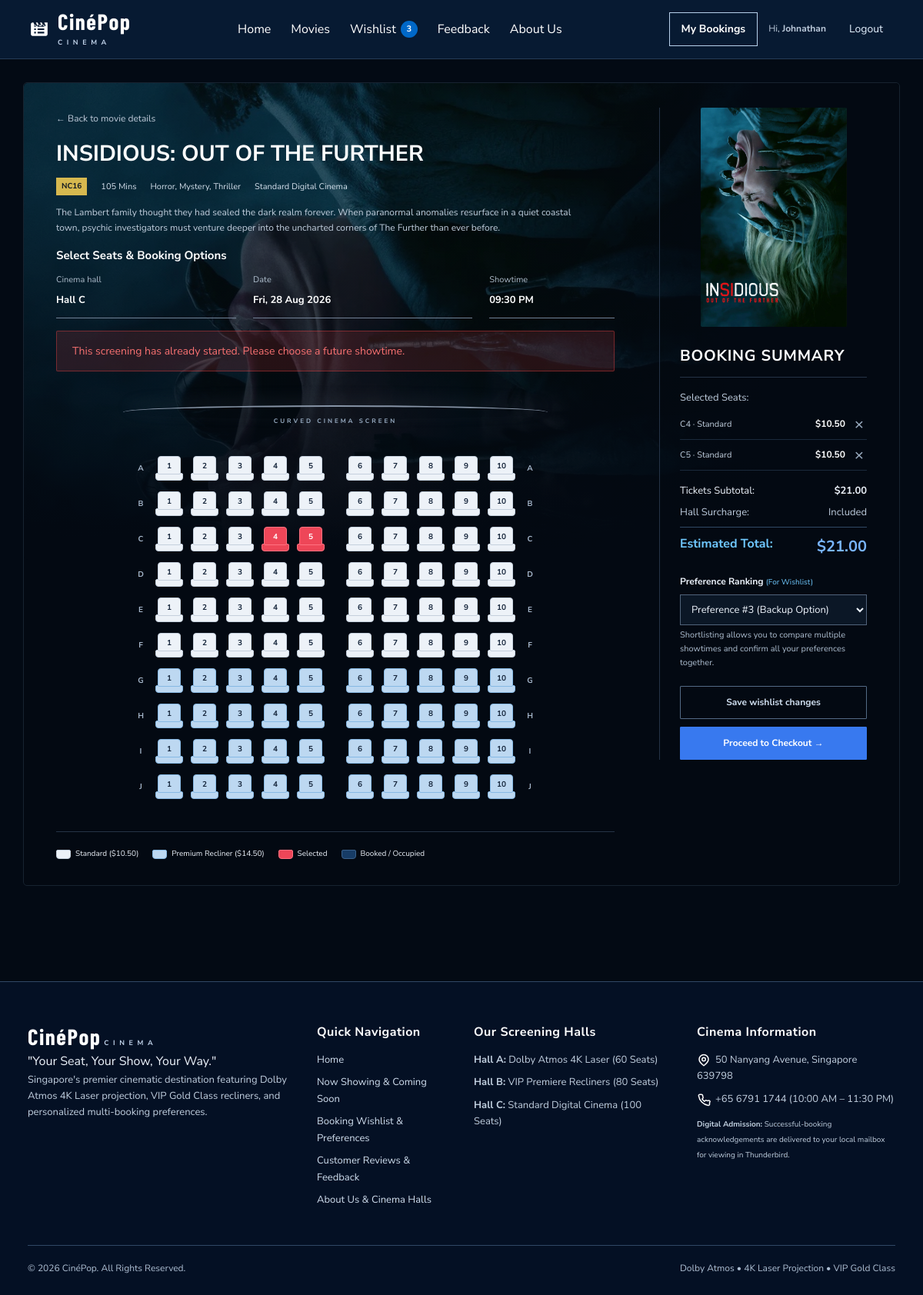
Before: /booking.php?screening_id=23&wishlist_id=3 (signed in) with the older database file.
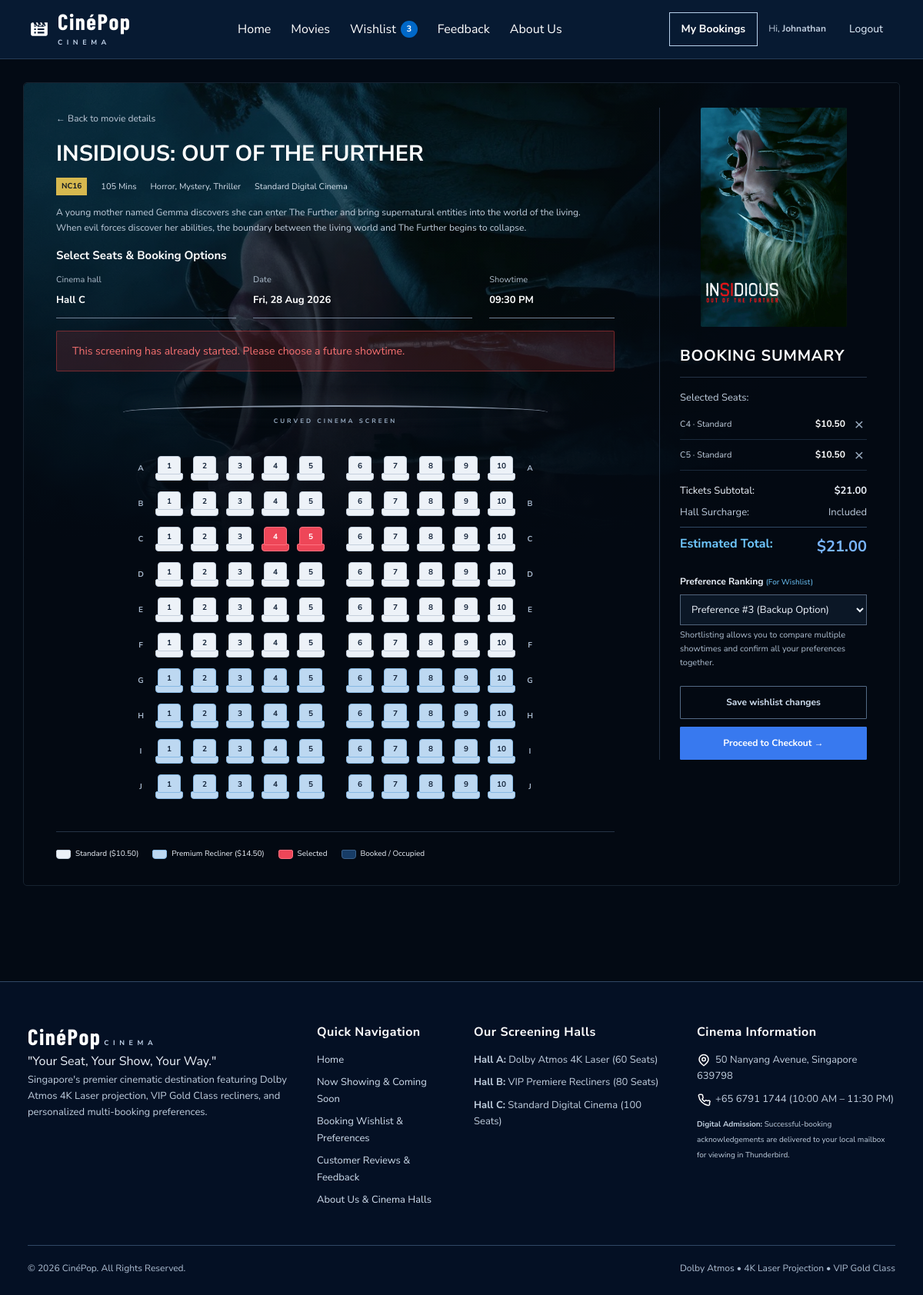
After: the same page with the newer database file.
### tables this page shows
CREATE TABLE `screenings` (
  `screening_id` INT AUTO_INCREMENT PRIMARY KEY,
  `movie_id` INT NOT NULL,
  `hall_id` INT NOT NULL,
  `screening_date` DATE NOT NULL,
  `screening_time` TIME NOT NULL,
  CONSTRAINT `fk_screenings_movie` FOREIGN KEY (`movie_id`) REFERENCES `movies` (`movie_id`) ON DELETE CASCADE,
  CONSTRAINT `fk_screenings_hall` FOREIGN KEY (`hall_id`) REFERENCES `halls` (`hall_id`) ON DELETE CASCADE
);

CREATE TABLE `movies` (
  `movie_id` INT AUTO_INCREMENT PRIMARY KEY,
  `title` VARCHAR(150) NOT NULL,
  `synopsis` TEXT NOT NULL,
  `genre` VARCHAR(100) NOT NULL,
  `duration_minutes` INT NOT NULL,
  `rating` VARCHAR(10) NOT NULL,  
  `director` VARCHAR(100) NOT NULL,
  `cast` VARCHAR(255) NOT NULL,
  `poster_image` VARCHAR(255) NOT NULL,
  `backdrop_image` VARCHAR(255) DEFAULT '',
  `trailer_url` VARCHAR(255) DEFAULT '',
  `status` ENUM('now_showing', 'coming_soon') DEFAULT 'now_showing',
  `release_date` DATE NOT NULL,
  `created_at` DATETIME DEFAULT CURRENT_TIMESTAMP
);

CREATE TABLE `halls` (
  `hall_id` INT AUTO_INCREMENT PRIMARY KEY,
  `hall_name` VARCHAR(50) NOT NULL,
  `experience_type` VARCHAR(50) NOT NULL DEFAULT 'Dolby Atmos',
  `total_rows` INT NOT NULL,
  `seats_per_row` INT NOT NULL,
  `premium_row_start` INT NOT NULL,  
  `standard_price` DECIMAL(6,2) NOT NULL DEFAULT 10.50,
  `premium_price` DECIMAL(6,2) NOT NULL DEFAULT 14.50
);

### includes/auth.php (called while the page is built, shortened)
<?php
function cinemaUrl(string $path): string {
    $base=rtrim(str_replace('\\','/',dirname($_SERVER['SCRIPT_NAME']??$_SERVER['PHP_SELF']??'/index.php')),'/');
    return ($base==='.'?'':$base).'/'.$path;
}
?>

### booking.php (the view, shortened to what the changed rows need)
<?php
require_once __DIR__ . '/includes/db_connect.php';
require_once __DIR__ . '/includes/auth.php';
$screeningId = isset($_GET['screening_id']) ? (int)$_GET['screening_id'] : 0;
$sql = "
    SELECT s.screening_id, s.screening_date, s.screening_time,
           m.movie_id, m.title AS movie_title, m.rating, m.duration_minutes, m.genre, m.poster_image, m.synopsis,
           h.hall_id, h.hall_name, h.experience_type, h.total_rows, h.seats_per_row,
           h.premium_row_start, h.standard_price, h.premium_price
    FROM screenings s
    JOIN movies m ON s.movie_id = m.movie_id
    JOIN halls h ON s.hall_id = h.hall_id
    WHERE s.screening_id = ?
";
$stmt = $conn->prepare($sql);
$stmt->bind_param("i", $screeningId);
$stmt->execute();
$screening = $stmt->get_result()->fetch_assoc();
require_once __DIR__ . '/includes/header.php';
?>
<?php
$bookingPoster='images/posters/'.$screening['poster_image'];
$bookingBackdrop=((int)$screening['movie_id']===1 && is_file(__DIR__.'/images/hero_spiderman.jpg'))?'images/hero_spiderman.jpg':$bookingPoster;
?>
<section class="seat-booking-scene" style="--booking-backdrop:url('<?= htmlspecialchars(cinemaUrl($bookingBackdrop),ENT_QUOTES,'UTF-8') ?>')">
    <div class="booking-layout cinema-seat-layout">
        <div class="seat-booking-main">
            <header class="seat-film-header">
                <h1><?= htmlspecialchars($screening['movie_title']) ?></h1>
                <div class="seat-film-meta"><span class="pill-rating"><?= htmlspecialchars($screening['rating']) ?></span><span><?= (int)$screening['duration_minutes'] ?> Mins</span><span><?= htmlspecialchars($screening['genre']) ?></span><span><?= htmlspecialchars($screening['experience_type']) ?></span></div>
                <p class="seat-film-synopsis"><?= htmlspecialchars($screening['synopsis']) ?></p>
                <h2 class="seat-step-title">Select Seats & Booking Options</h2>
            </header>
            <dl class="seat-screening-details">
                <div><dt>Cinema hall</dt><dd><?= htmlspecialchars($screening['hall_name']) ?></dd></div>
                <div><dt>Date</dt><dd><?= date('D, d M Y',strtotime($screening['screening_date'])) ?></dd></div>
                <div><dt>Showtime</dt><dd><?= date('h:i A',strtotime($screening['screening_time'])) ?></dd></div>
            </dl>
            <div class="screen-stage-wrap cinematic-seat-map">
        <div class="seat-legend">
            <div class="legend-item">
                <span class="legend-sample" style="background:#1e293b; border:1px solid #475569;"></span>
                <span>Standard ($<?php echo number_format($screening['standard_price'], 2); ?>)</span>
            </div>
            <div class="legend-item">
                <span class="legend-sample" style="background:#103b68; border:1px solid #0068c8;"></span>
                <span>Premium Recliner ($<?php echo number_format($screening['premium_price'], 2); ?>)</span>
            </div>
        </div>
    </div>
        </div>
    <aside class="form-card seat-booking-sidebar">
        <a class="seat-poster-link" href="movie_details.php?id=<?= (int)$screening['movie_id'] ?>"><img src="<?= htmlspecialchars($bookingPoster) ?>" alt="<?= htmlspecialchars($screening['movie_title']) ?> poster" class="seat-film-poster"></a>
    </aside>
</div>
</section>
<?php require_once __DIR__ . '/includes/footer.php'; ?>

Changed rows visible on the page:
changed through a linked row, screenings "09:30 PM": movie.synopsis "The Lambert family thought they had sealed the dark realm forever. When paranormal anomalies resurface in a quiet coastal town, psychic investigators must venture deeper into the uncharted corners of The Further than ever before." → "A young mother named Gemma discovers she can enter The Further and bring supernatural entities into the world of the living. When evil forces discover her abilities, the boundary between the living world and The Further begins to collapse."
